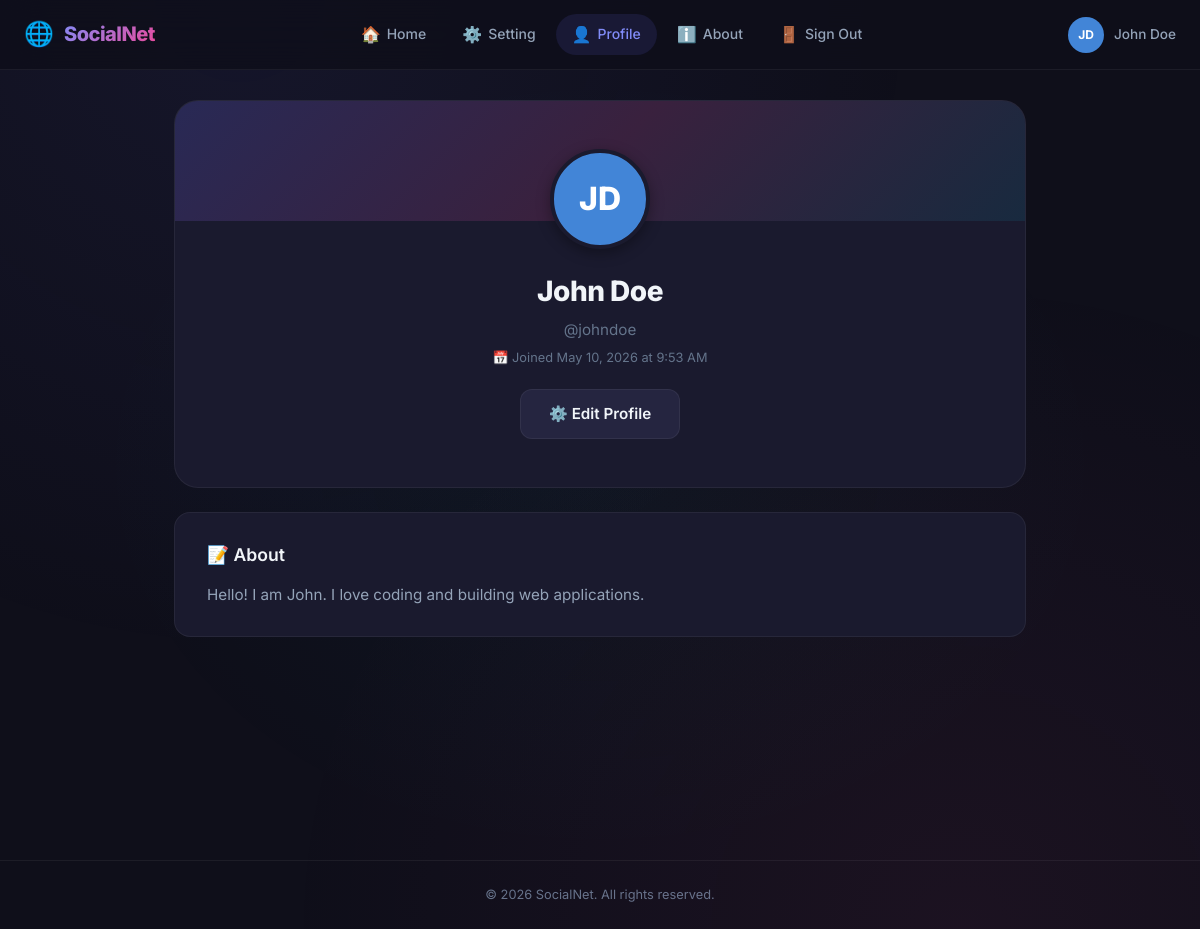
The page /profile.php (signed in) on the database its author committed.
### tables this page shows
CREATE TABLE IF NOT EXISTS account (
    id INT AUTO_INCREMENT PRIMARY KEY,
    username VARCHAR(50) NOT NULL UNIQUE,
    fullname VARCHAR(100) NOT NULL,
    password VARCHAR(255) NOT NULL,
    description TEXT,
    created_at TIMESTAMP DEFAULT CURRENT_TIMESTAMP
);

### includes/session.php (called while the page is built, shortened)
<?php
function getCurrentUserId() {
    return $_SESSION['user_id'] ?? null;
}
function getCurrentUsername() {
    return $_SESSION['username'] ?? null;
}
?>

### includes/functions.php (called while the page is built, shortened)
<?php
function e($str) {
    return htmlspecialchars($str ?? '', ENT_QUOTES, 'UTF-8');
}
function getUserByUsername($conn, $username) {
    $stmt = $conn->prepare("SELECT id, username, fullname, password, description, created_at FROM account WHERE username = ?");
    $stmt->bind_param("s", $username);
    $stmt->execute();
    $result = $stmt->get_result();
    $user = $result->fetch_assoc();
    return $user;
}
function formatDate($datetime) {
    return date('F j, Y \a\t g:i A', strtotime($datetime));
}
function getInitials($fullname) {
    $words = explode(' ', trim($fullname));
    $initials = '';
    foreach ($words as $word) {
        if (!empty($word)) {
            $initials .= mb_strtoupper(mb_substr($word, 0, 1));
        }
    }
    return mb_substr($initials, 0, 2);
}
function stringToColor($str) {
    $hash = crc32($str);
    $hue = abs($hash) % 360;
    return "hsl($hue, 65%, 55%)";
}
?>

### profile.php (the view, shortened to what this page needs)
<?php
require_once __DIR__ . '/../includes/config.php';
require_once __DIR__ . '/../includes/session.php';
require_once __DIR__ . '/../includes/functions.php';
$ownerUsername = $_GET['owner'] ?? getCurrentUsername();
$profileUser = getUserByUsername($conn, $ownerUsername);
if (!$profileUser) {
    $notFound = true;
} else {
    $notFound = false;
    $isOwnProfile = ($profileUser['id'] == getCurrentUserId());
}
?>
<!DOCTYPE html>
<html lang="en">
<head>
    <link rel="stylesheet" href="/assets/style.css">
</head>
<body>
    <?php include __DIR__ . '/../includes/menubar.php'; ?>
    <div class="page-wrapper">
        <div class="container">
            <?php if ($notFound): ?>
                <div class="card card-elevated" style="text-align:center;padding:60px 32px;">
                    <div style="font-size:3rem;margin-bottom:16px;">😕</div>
                    <h2 style="margin-bottom:8px;">User Not Found</h2>
                    <p style="color:var(--text-muted);margin-bottom:24px;">The user you're looking for doesn't exist.</p>
                    <a href="/socialnet/index.php" class="btn btn-primary">← Back to Home</a>
                </div>
            <?php else: ?>
                <div class="profile-hero">
                    <div class="profile-avatar" style="background: <?= stringToColor($profileUser['username']) ?>;">
                        <?= e(getInitials($profileUser['fullname'])) ?>
                    </div>
                    <h1 class="profile-name"><?= e($profileUser['fullname']) ?></h1>
                    <p class="profile-username">@<?= e($profileUser['username']) ?></p>
                    <p class="profile-joined">📅 Joined <?= formatDate($profileUser['created_at']) ?></p>
                    <?php if ($isOwnProfile): ?>
                        <div style="margin-top:20px;position:relative;z-index:1;">
                            <a href="/socialnet/setting.php" class="btn btn-secondary">⚙️ Edit Profile</a>
                        </div>
                    <?php endif; ?>
                </div>
                <div class="profile-desc-card">
                    <h2>📝 About</h2>
                    <?php if (!empty($profileUser['description'])): ?>
                        <p><?= e($profileUser['description']) ?></p>
                    <?php else: ?>
                        <p style="font-style:italic;color:var(--text-muted);">
                            <?= $isOwnProfile ? 'You haven\'t added a description yet. Go to Settings to add one!' : 'This user hasn\'t added a description yet.' ?>
                        </p>
                    <?php endif; ?>
                </div>
            <?php endif; ?>
        </div>
    </div>
    <footer class="footer">
        <p>© <?= date('Y') ?> SocialNet. All rights reserved.</p>
    </footer>
</body>
</html>

### assets/style.css (style rules this page uses)
:root { --primary: #6366f1; --primary-light: #818cf8; --primary-dark: #4f46e5; --primary-glow: rgba(99, 102, 241, 0.25); --secondary: #ec4899; --secondary-light: #f472b6; --accent: #06b6d4; --bg-dark: #0f0f1a; --bg-card: #1a1a2e; --bg-card-hover: #1e1e35; --bg-elevated: #252540; --bg-input: #16162b; --text-primary: #f1f5f9; --text-secondary: #94a3b8; --text-muted: #64748b; --text-accent: #818cf8; --border: rgba(255, 255, 255, 0.06); --border-focus: rgba(99, 102, 241, 0.5); --shadow-sm: 0 1px 3px rgba(0, 0, 0, 0.3); --shadow-md: 0 4px 14px rgba(0, 0, 0, 0.35); --shadow-lg: 0 10px 40px rgba(0, 0, 0, 0.4); --shadow-glow: 0 0 30px var(--primary-glow); --radius-sm: 8px; --radius-md: 12px; --radius-lg: 16px; --radius-xl: 24px; --radius-full: 9999px; --transition: 0.3s cubic-bezier(0.4, 0, 0.2, 1); --nav-height: 70px; }
*, *::before, *::after { margin: 0; padding: 0; box-sizing: border-box; }
html { scroll-behavior: smooth; -webkit-font-smoothing: antialiased; -moz-osx-font-smoothing: grayscale; }
body { font-family: 'Inter', -apple-system, BlinkMacSystemFont, 'Segoe UI', sans-serif; background: var(--bg-dark); color: var(--text-primary); line-height: 1.6; min-height: 100vh; overflow-x: hidden; }
body::before { content: ''; position: fixed; top: 0; left: 0; width: 100%; height: 100%; background: radial-gradient(ellipse at 20% 0%, rgba(99, 102, 241, 0.08) 0%, transparent 50%), radial-gradient(ellipse at 80% 100%, rgba(236, 72, 153, 0.06) 0%, transparent 50%), radial-gradient(ellipse at 50% 50%, rgba(6, 182, 212, 0.04) 0%, transparent 60%); pointer-events: none; z-index: 0; }
a { text-decoration: none; color: inherit; transition: var(--transition); }
.page-wrapper { position: relative; z-index: 1; padding-top: calc(var(--nav-height) + 30px); min-height: 100vh; }
.container { max-width: 900px; margin: 0 auto; padding: 0 24px 60px; }
.btn { display: inline-flex; align-items: center; justify-content: center; gap: 8px; padding: 12px 28px; border: none; border-radius: var(--radius-md); font-family: inherit; font-size: 0.95rem; font-weight: 600; cursor: pointer; transition: var(--transition); outline: none; text-decoration: none; }
.btn-secondary { background: var(--bg-elevated); color: var(--text-primary); border: 1px solid var(--border); }
.profile-hero { text-align: center; padding: 48px 32px; background: var(--bg-card); border: 1px solid var(--border); border-radius: var(--radius-xl); position: relative; overflow: hidden; margin-bottom: 24px; }
.profile-hero::before { content: ''; position: absolute; top: 0; left: 0; right: 0; height: 120px; background: linear-gradient(135deg, rgba(99, 102, 241, 0.2), rgba(236, 72, 153, 0.15), rgba(6, 182, 212, 0.1)); }
.profile-avatar { width: 100px; height: 100px; border-radius: 50%; display: flex; align-items: center; justify-content: center; font-size: 2rem; font-weight: 800; color: white; margin: 0 auto 20px; position: relative; z-index: 1; border: 4px solid var(--bg-card); box-shadow: var(--shadow-md); }
.profile-name { font-size: 1.75rem; font-weight: 800; letter-spacing: -0.5px; margin-bottom: 4px; position: relative; z-index: 1; }
.profile-username { color: var(--text-muted); font-size: 0.95rem; margin-bottom: 6px; position: relative; z-index: 1; }
.profile-joined { color: var(--text-muted); font-size: 0.8rem; position: relative; z-index: 1; }
.profile-desc-card { background: var(--bg-card); border: 1px solid var(--border); border-radius: var(--radius-lg); padding: 28px 32px; }
.profile-desc-card h2 { font-size: 1.1rem; font-weight: 600; margin-bottom: 12px; color: var(--text-primary); }
.profile-desc-card p { color: var(--text-secondary); font-size: 0.95rem; line-height: 1.8; white-space: pre-wrap; }
.footer { text-align: center; padding: 24px; color: var(--text-muted); font-size: 0.8rem; border-top: 1px solid var(--border); margin-top: 60px; }

### rows shown on the page
account: fullname "JD", fullname "John Doe", username "johndoe", created_at "May 10, 2026 at 9:53 AM", description "Hello! I am John. I love coding and building web applications."

### other values the page prints
getInitials(getCurrentFullname() ?? '') "JD"
getCurrentFullname() "John Doe"
